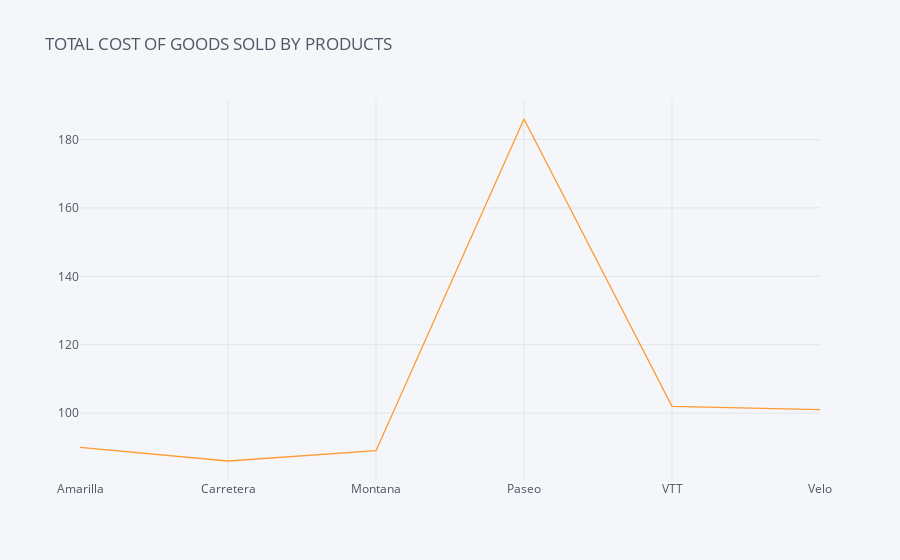

The cell this chart's notebook holds for it:
### Code cell
e = data.groupby("Product").count()["Cogs"].reset_index()

e.iplot(kind="line",x="Product",y="Cogs",text="Cogs",
       title="TOTAL COST OF GOODS SOLD BY PRODUCTS")

### Figure 1 — Plotly figure (JSON) as saved in the notebook; plotly's stock layout.template omitted (floating-point values rounded to 4 significant figures)
{"data": [{"line": {"color": "rgba(255, 153, 51, 1.0)", "dash": "solid", "shape": "linear", "width": 1.3}, "mode": "lines", "name": "Cogs", "text": [90, 86, 89, 186, 102, 101], "type": "scatter", "x": ["Amarilla", "Carretera", "Montana", "Paseo", "VTT", "Velo"], "y": [90, 86, 89, 186, 102, 101]}], "layout": {"legend": {"bgcolor": "#F5F6F9", "font": {"color": "#4D5663"}}, "paper_bgcolor": "#F5F6F9", "plot_bgcolor": "#F5F6F9", "title": {"font": {"color": "#4D5663"}, "text": "TOTAL COST OF GOODS SOLD BY PRODUCTS"}, "xaxis": {"gridcolor": "#E1E5ED", "showgrid": true, "tickfont": {"color": "#4D5663"}, "title": {"font": {"color": "#4D5663"}, "text": ""}, "zerolinecolor": "#E1E5ED"}, "yaxis": {"gridcolor": "#E1E5ED", "showgrid": true, "tickfont": {"color": "#4D5663"}, "title": {"font": {"color": "#4D5663"}, "text": ""}, "zerolinecolor": "#E1E5ED"}}}
